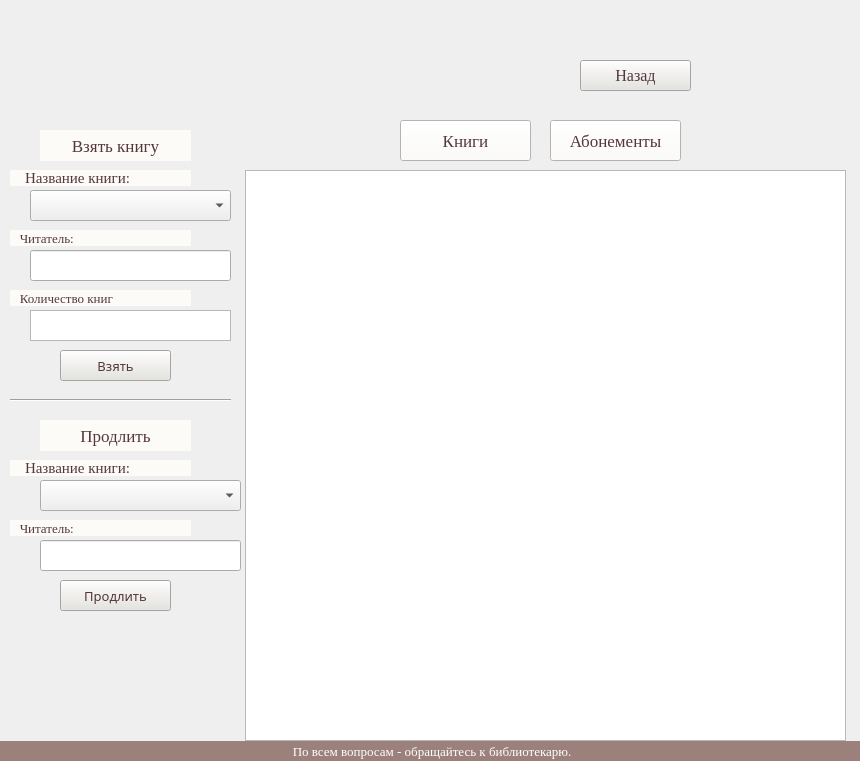
<?xml version="1.0" encoding="UTF-8"?>
<ui version="4.0">
 <class>BookOrder</class>
 <widget class="QMainWindow" name="BookOrder">
  <property name="geometry">
   <rect>
    <x>0</x>
    <y>0</y>
    <width>860</width>
    <height>761</height>
   </rect>
  </property>
  <property name="minimumSize">
   <size>
    <width>860</width>
    <height>761</height>
   </size>
  </property>
  <property name="maximumSize">
   <size>
    <width>860</width>
    <height>761</height>
   </size>
  </property>
  <property name="windowTitle">
   <string>Take a book - Cataloging Department</string>
  </property>
  <property name="windowIcon">
   <iconset>
    <normaloff>Эмблема2.png</normaloff>Эмблема2.png</iconset>
  </property>
  <widget class="QWidget" name="centralwidget">
   <widget class="QLabel" name="label_pic">
    <property name="geometry">
     <rect>
      <x>0</x>
      <y>0</y>
      <width>861</width>
      <height>761</height>
     </rect>
    </property>
    <property name="text">
     <string/>
    </property>
    <property name="pixmap">
     <pixmap>order2.png</pixmap>
    </property>
   </widget>
   <widget class="QLabel" name="lab_user_name">
    <property name="geometry">
     <rect>
      <x>480</x>
      <y>10</y>
      <width>251</width>
      <height>21</height>
     </rect>
    </property>
    <property name="font">
     <font>
      <family>Georgia</family>
      <pointsize>10</pointsize>
     </font>
    </property>
    <property name="styleSheet">
     <string notr="true">color: rgb(85, 55, 57);</string>
    </property>
    <property name="text">
     <string/>
    </property>
    <property name="alignment">
     <set>Qt::AlignCenter</set>
    </property>
   </widget>
   <widget class="QPushButton" name="btn_back">
    <property name="geometry">
     <rect>
      <x>580</x>
      <y>60</y>
      <width>111</width>
      <height>31</height>
     </rect>
    </property>
    <property name="font">
     <font>
      <family>Georgia</family>
      <pointsize>12</pointsize>
     </font>
    </property>
    <property name="styleSheet">
     <string notr="true">background-color: rgb(229, 228, 224);
color: rgb(84, 55, 59);</string>
    </property>
    <property name="text">
     <string>Назад</string>
    </property>
   </widget>
   <widget class="QTableView" name="tab_book">
    <property name="geometry">
     <rect>
      <x>245</x>
      <y>170</y>
      <width>601</width>
      <height>571</height>
     </rect>
    </property>
   </widget>
   <widget class="QLabel" name="lab_nazv">
    <property name="geometry">
     <rect>
      <x>40</x>
      <y>130</y>
      <width>151</width>
      <height>31</height>
     </rect>
    </property>
    <property name="font">
     <font>
      <family>Georgia</family>
      <pointsize>13</pointsize>
     </font>
    </property>
    <property name="styleSheet">
     <string notr="true">background-color: rgb(252, 251, 248);
color: rgb(85, 54, 59);</string>
    </property>
    <property name="text">
     <string>Взять книгу</string>
    </property>
    <property name="alignment">
     <set>Qt::AlignCenter</set>
    </property>
   </widget>
   <widget class="QLabel" name="lab_book">
    <property name="geometry">
     <rect>
      <x>10</x>
      <y>170</y>
      <width>181</width>
      <height>16</height>
     </rect>
    </property>
    <property name="font">
     <font>
      <family>Georgia</family>
      <pointsize>11</pointsize>
     </font>
    </property>
    <property name="styleSheet">
     <string notr="true">background-color: rgb(252, 251, 248);
color: rgb(85, 54, 59);</string>
    </property>
    <property name="text">
     <string>    Название книги:</string>
    </property>
   </widget>
   <widget class="QLabel" name="lab_numbook">
    <property name="geometry">
     <rect>
      <x>10</x>
      <y>290</y>
      <width>181</width>
      <height>16</height>
     </rect>
    </property>
    <property name="font">
     <font>
      <family>Georgia</family>
      <pointsize>10</pointsize>
     </font>
    </property>
    <property name="styleSheet">
     <string notr="true">background-color: rgb(252, 251, 248);
color: rgb(85, 54, 59);</string>
    </property>
    <property name="text">
     <string>   Количество книг</string>
    </property>
   </widget>
   <widget class="QPushButton" name="btn_take">
    <property name="geometry">
     <rect>
      <x>60</x>
      <y>350</y>
      <width>111</width>
      <height>31</height>
     </rect>
    </property>
    <property name="font">
     <font>
      <family>Sitka Small Semibold</family>
      <pointsize>10</pointsize>
     </font>
    </property>
    <property name="styleSheet">
     <string notr="true">background-color: rgb(229, 228, 224);
color: rgb(85, 53, 56);</string>
    </property>
    <property name="text">
     <string>Взять</string>
    </property>
    <property name="autoDefault">
     <bool>true</bool>
    </property>
   </widget>
   <widget class="QLabel" name="lab_info">
    <property name="geometry">
     <rect>
      <x>0</x>
      <y>741</y>
      <width>861</width>
      <height>20</height>
     </rect>
    </property>
    <property name="font">
     <font>
      <family>Georgia</family>
      <pointsize>10</pointsize>
     </font>
    </property>
    <property name="styleSheet">
     <string notr="true">background-color: rgb(156, 128, 124);
color: rgb(255, 255, 255);</string>
    </property>
    <property name="text">
     <string> По всем вопросам - обращайтесь к библиотекарю.</string>
    </property>
    <property name="alignment">
     <set>Qt::AlignCenter</set>
    </property>
   </widget>
   <widget class="QComboBox" name="cB_book">
    <property name="geometry">
     <rect>
      <x>30</x>
      <y>190</y>
      <width>201</width>
      <height>31</height>
     </rect>
    </property>
   </widget>
   <widget class="QLabel" name="lab_naz_r">
    <property name="geometry">
     <rect>
      <x>10</x>
      <y>230</y>
      <width>181</width>
      <height>16</height>
     </rect>
    </property>
    <property name="font">
     <font>
      <family>Georgia</family>
      <pointsize>10</pointsize>
     </font>
    </property>
    <property name="styleSheet">
     <string notr="true">background-color: rgb(252, 251, 248);
color: rgb(85, 54, 59);</string>
    </property>
    <property name="text">
     <string>   Читатель:</string>
    </property>
   </widget>
   <widget class="QLineEdit" name="le_naz_r">
    <property name="geometry">
     <rect>
      <x>30</x>
      <y>250</y>
      <width>201</width>
      <height>31</height>
     </rect>
    </property>
    <property name="font">
     <font>
      <family>Georgia</family>
      <pointsize>10</pointsize>
     </font>
    </property>
    <property name="styleSheet">
     <string notr="true">color: rgb(86, 54, 59);</string>
    </property>
   </widget>
   <widget class="QPushButton" name="btn_book">
    <property name="geometry">
     <rect>
      <x>400</x>
      <y>120</y>
      <width>131</width>
      <height>41</height>
     </rect>
    </property>
    <property name="font">
     <font>
      <family>Georgia</family>
      <pointsize>13</pointsize>
     </font>
    </property>
    <property name="styleSheet">
     <string notr="true">background-color: rgb(252, 251, 248);
color: rgb(85, 54, 59);</string>
    </property>
    <property name="text">
     <string>Книги</string>
    </property>
   </widget>
   <widget class="QPushButton" name="btn_order">
    <property name="geometry">
     <rect>
      <x>550</x>
      <y>120</y>
      <width>131</width>
      <height>41</height>
     </rect>
    </property>
    <property name="font">
     <font>
      <family>Georgia</family>
      <pointsize>13</pointsize>
     </font>
    </property>
    <property name="styleSheet">
     <string notr="true">background-color: rgb(252, 251, 248);
color: rgb(85, 54, 59);</string>
    </property>
    <property name="text">
     <string>Абонементы</string>
    </property>
   </widget>
   <widget class="Line" name="line">
    <property name="geometry">
     <rect>
      <x>10</x>
      <y>390</y>
      <width>221</width>
      <height>20</height>
     </rect>
    </property>
    <property name="orientation">
     <enum>Qt::Horizontal</enum>
    </property>
   </widget>
   <widget class="QLabel" name="lab_nazv_ext">
    <property name="geometry">
     <rect>
      <x>40</x>
      <y>420</y>
      <width>151</width>
      <height>31</height>
     </rect>
    </property>
    <property name="font">
     <font>
      <family>Georgia</family>
      <pointsize>13</pointsize>
     </font>
    </property>
    <property name="styleSheet">
     <string notr="true">background-color: rgb(252, 251, 248);
color: rgb(85, 54, 59);</string>
    </property>
    <property name="text">
     <string>Продлить</string>
    </property>
    <property name="alignment">
     <set>Qt::AlignCenter</set>
    </property>
   </widget>
   <widget class="QLabel" name="lab_book_ext">
    <property name="geometry">
     <rect>
      <x>10</x>
      <y>460</y>
      <width>181</width>
      <height>16</height>
     </rect>
    </property>
    <property name="font">
     <font>
      <family>Georgia</family>
      <pointsize>11</pointsize>
     </font>
    </property>
    <property name="styleSheet">
     <string notr="true">background-color: rgb(252, 251, 248);
color: rgb(85, 54, 59);</string>
    </property>
    <property name="text">
     <string>    Название книги:</string>
    </property>
   </widget>
   <widget class="QComboBox" name="cB_book_ext">
    <property name="geometry">
     <rect>
      <x>40</x>
      <y>480</y>
      <width>201</width>
      <height>31</height>
     </rect>
    </property>
   </widget>
   <widget class="QPushButton" name="btn_ext">
    <property name="geometry">
     <rect>
      <x>60</x>
      <y>580</y>
      <width>111</width>
      <height>31</height>
     </rect>
    </property>
    <property name="font">
     <font>
      <family>Sitka Small Semibold</family>
      <pointsize>10</pointsize>
     </font>
    </property>
    <property name="styleSheet">
     <string notr="true">background-color: rgb(229, 228, 224);
color: rgb(85, 53, 56);</string>
    </property>
    <property name="text">
     <string>Продлить</string>
    </property>
    <property name="autoDefault">
     <bool>true</bool>
    </property>
   </widget>
   <widget class="QTextEdit" name="te_numb">
    <property name="geometry">
     <rect>
      <x>30</x>
      <y>310</y>
      <width>201</width>
      <height>31</height>
     </rect>
    </property>
   </widget>
   <widget class="QLineEdit" name="le_read_ex">
    <property name="geometry">
     <rect>
      <x>40</x>
      <y>540</y>
      <width>201</width>
      <height>31</height>
     </rect>
    </property>
    <property name="font">
     <font>
      <family>Georgia</family>
      <pointsize>10</pointsize>
     </font>
    </property>
    <property name="styleSheet">
     <string notr="true">color: rgb(86, 54, 59);</string>
    </property>
   </widget>
   <widget class="QLabel" name="lab_naz_r_ext">
    <property name="geometry">
     <rect>
      <x>10</x>
      <y>520</y>
      <width>181</width>
      <height>16</height>
     </rect>
    </property>
    <property name="font">
     <font>
      <family>Georgia</family>
      <pointsize>10</pointsize>
     </font>
    </property>
    <property name="styleSheet">
     <string notr="true">background-color: rgb(252, 251, 248);
color: rgb(85, 54, 59);</string>
    </property>
    <property name="text">
     <string>   Читатель:</string>
    </property>
   </widget>
  </widget>
 </widget>
 <resources/>
 <connections/>
</ui>
